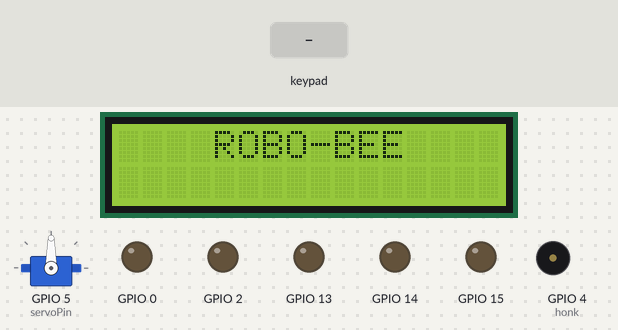
Bench run of a sketch on a simulated ESP32. Parts: 16×2 character LCD, servo, output pins drawn as LEDs (lit = HIGH), buzzer (waves = sounding). The inputs (shaded band) are chosen by the test bench. What the sketch prints to the serial monitor is not drawn.

Above: at 1.2 s.
1.3 s: key 'T' pressed
At 2.0 s:
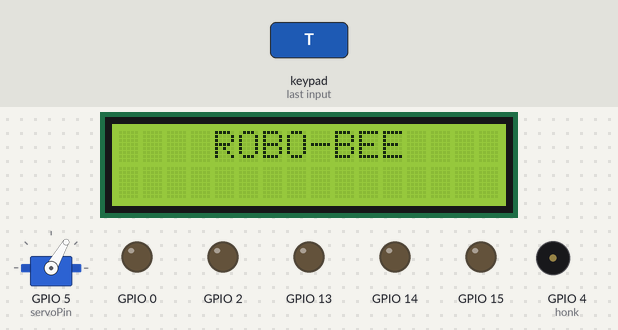
3.1 s: key 'U' pressed
At 3.33 s:
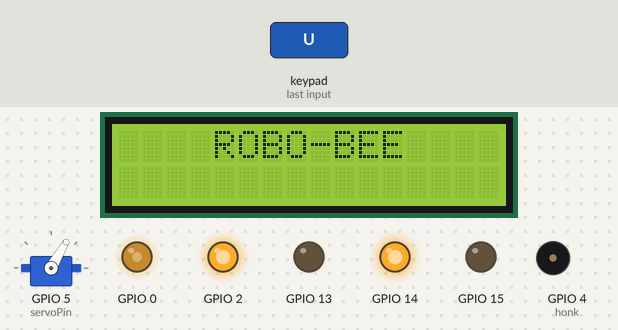
4.9 s: key 'D' pressed
At 5.14 s:
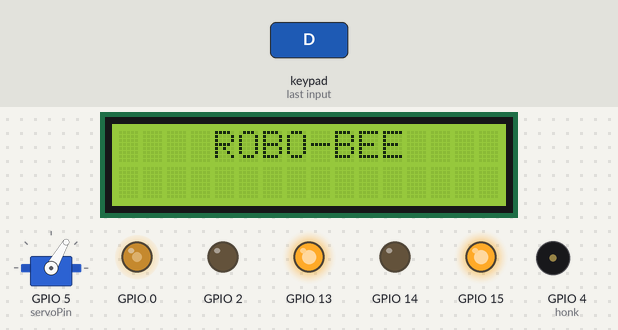
6.7 s: key 'L' pressed
At 6.85 s:
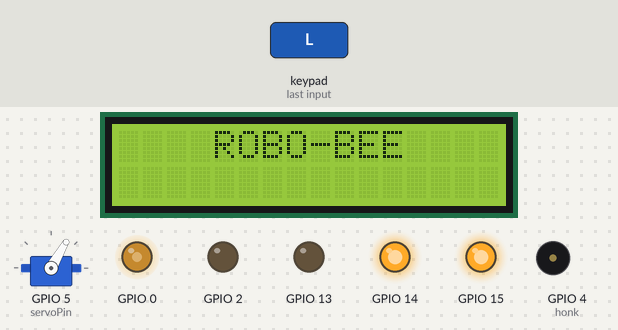
8.5 s: key 'R' pressed
At 8.66 s:
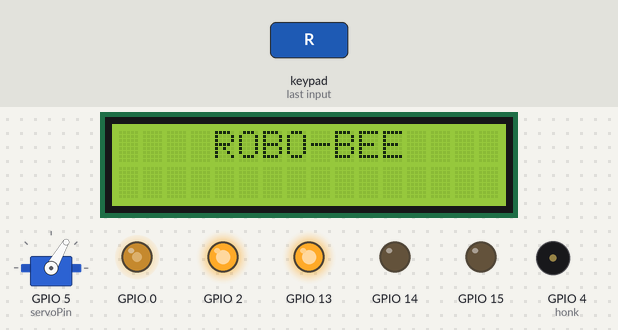
10.3 s: key '+' pressed
At 10.52 s:
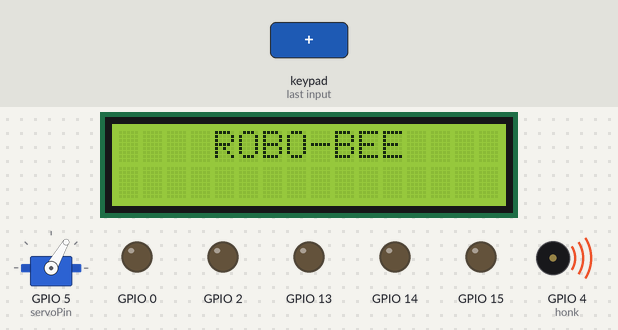
Timing chart, 0 to 13.2 s (numbered marks = the images above; inputs shaded):
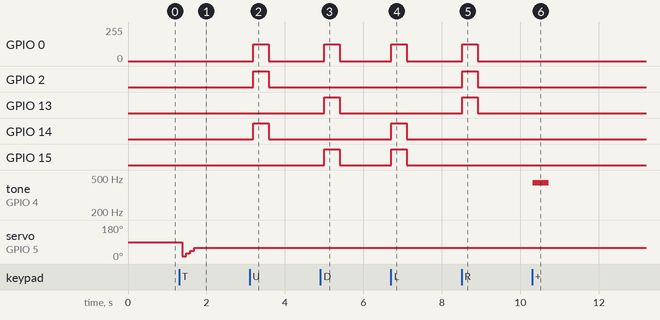

The sketch:

robocar.ino
```cpp
#include "robocar.h"
#include <DabbleESP32.h>
#define CUSTOM_SETTINGS
#define INCLUDE_GAMEPAD_MODULE
#include <ESP32Servo.h>
#include <LCD_I2C.h>

LCD_I2C lcd(0x3F, 16, 2);
Servo myservo;  // create servo object to control a servo
int servoPin = 5;  // GPIO pin used to connect the servo control (digital out)
int position = 0;
int honk = 4;

// Initialize Car with its pins
Car myCar(0, 2, 15, 14, 13);

void setup(){
  pinMode(honk, OUTPUT);
  lcd.begin(); // If you are using more I2C devices using the Wire library use lcd.begin(false)
                 // this stop the library(LCD_I2C) from calling Wire.begin()
  lcd.backlight();
  Serial.begin(115200);      // make sure your Serial Monitor is also set at this baud rate.
  Dabble.begin("ESP32_Car");       //set bluetooth name of your device
  myCar.stop();
  	// Allow allocation of all timers
	ESP32PWM::allocateTimer(0);
	ESP32PWM::allocateTimer(1);
	ESP32PWM::allocateTimer(2);
	ESP32PWM::allocateTimer(3);
  myservo.setPeriodHertz(50);// Standard 50hz servo
  myservo.attach(servoPin, 500, 2400);   // attaches the servo on pin 18 to the servo object
                                         // using SG90 servo min/max of 500us and 2400us
                                         // for MG995 large servo, use 1000us and 2000us,
                                         // which are the defaults, so this line could be
                                         // "myservo.attach(servoPin);"
  lcd.print("    ROBO-BEE");
}

void loop(){

  noTone(honk);
  Dabble.processInput();
  if (position>180){position=180;}
  if (position<0){position=0;}

  if (GamePad.isStartPressed())
  {
    tone(honk, 440);
  }

  if (GamePad.isUpPressed())
  {
    Serial.println("FORWARD!");
    myCar.moveFW();
  }

  if (GamePad.isDownPressed())
  {
    Serial.println("RETREAT!");
    myCar.moveBW();
  }

  if (GamePad.isLeftPressed())
  {
    Serial.println("To the left!");
    myCar.moveL();
  }

  if (GamePad.isRightPressed())
  {
    Serial.println("To the right!");
    myCar.moveR();
  }

  if (GamePad.isCrossPressed())
  {
    Serial.println("GAASS!");
    myCar.accelerate();
    Serial.println(myCar.getSpeed());
  }

  if (GamePad.isCirclePressed())
  {
    Serial.println("SLOW DOWN!");
    myCar.decelerate();
    Serial.println(myCar.getSpeed());

  }

  if (GamePad.isTrianglePressed())
  {
    Serial.println("UP THE VIEW!");
    position += 15;
    myservo.write(position);
    Serial.println(myCar.getSpeed());

  }

    if (GamePad.isSquarePressed())
  {
    Serial.println("DOWN THE VIEW!");
    position -= 15;
    myservo.write(position);
    Serial.println(myCar.getSpeed());

  }
	delay(100);

  myCar.stop();
}
```

robocar.cpp
```cpp
// robocar.cpp

#include "robocar.h"
#include "Arduino.h"

Car::Car(int ENp, int FW1p, int BW1p, int FW2p, int BW2p) {
  EN = ENp;
  FW1 = FW1p;
  FW2 = FW2p;
  BW1 = BW1p;
  BW2 = BW2p;
  pinMode(EN, OUTPUT);
  pinMode(FW1, OUTPUT);
  pinMode(FW2, OUTPUT);
  pinMode(BW1, OUTPUT);
  pinMode(BW2, OUTPUT);
  speed = 50;
}

int Car::getSpeed() {
  return speed;
}

void Car::accelerate(){
  speed += 2;
  if (speed > 100){
    speed = 100;
  }
}

void Car::decelerate(){
  speed -= 2;
  if (speed < 50){
    speed = 50;
  }
}

void Car::stop() {
  digitalWrite(EN, LOW);
  digitalWrite(FW1, LOW);
  digitalWrite(FW2, LOW);
  digitalWrite(BW1, LOW);
  digitalWrite(BW2, LOW);
}

void Car::moveFW() {
  int duty = (int)(speed/100.0 * 255);
  analogWrite(EN, duty);
  digitalWrite(FW1, HIGH);
  digitalWrite(FW2, HIGH);
  digitalWrite(BW1, LOW);
  digitalWrite(BW2, LOW);
}

void Car::moveBW() {
  int duty = (int)(speed/100.0 * 255);
  analogWrite(EN, duty);
  digitalWrite(FW1, LOW);
  digitalWrite(FW2, LOW);
  digitalWrite(BW1, HIGH);
  digitalWrite(BW2, HIGH);
}

void Car::moveL() {
  int duty = (int)(speed/100.0 * 255);
  analogWrite(EN, duty);
  digitalWrite(FW1, LOW);
  digitalWrite(FW2, HIGH);
  digitalWrite(BW1, HIGH);
  digitalWrite(BW2, LOW);
}

void Car::moveR() {
  int duty = (int)(speed/100.0 * 255);
  analogWrite(EN, duty);
  digitalWrite(FW1, HIGH);
  digitalWrite(FW2, LOW);
  digitalWrite(BW1, LOW);
  digitalWrite(BW2, HIGH);
}
```

robocar.h
```cpp
// robocar.h

#ifndef ROBOCAR_H
#define ROBOCAR_H

class Car {
  public:
    Car(int ENp, int FW1p, int BW1p, int FW2p, int BW2p);
    void moveFW();
    void moveBW();
    void moveL();
    void moveR();
    void stop();
    int getSpeed();
    void accelerate();
    void decelerate();

  private:
    int EN;
    int FW1;
    int FW2;
    int BW1;
    int BW2;
    int speed;
  };

#endif
```

Measured:
- after the input at 1.3 s, servo on GPIO 5 (servoPin): 90° → 15° after 0.08 s, → 30° 0.10 s later, → 45° 0.10 s later, → 60° 0.10 s later
- after the input at 3.1 s, GPIO 0: 0/255 → 127/255 after 0.09 s, → 0/255 0.40 s later; GPIO 2, GPIO 14: LOW → HIGH after 0.09 s, → LOW 0.40 s later
- after the input at 4.9 s, GPIO 0: 0/255 → 127/255 after 0.10 s, → 0/255 0.40 s later; GPIO 13, GPIO 15: LOW → HIGH after 0.10 s, → LOW 0.40 s later
- after the input at 6.7 s, GPIO 0: 0/255 → 127/255 at once, → 0/255 0.40 s later; GPIO 14, GPIO 15: LOW → HIGH at once, → LOW 0.40 s later
- after the input at 8.5 s, GPIO 0: 0/255 → 127/255 at once, → 0/255 0.40 s later; GPIO 2, GPIO 13: LOW → HIGH at once, → LOW 0.40 s later
- after the input at 10.3 s, tone on GPIO 4 (honk): silent → 440 Hz at once, → silent 0.40 s later
